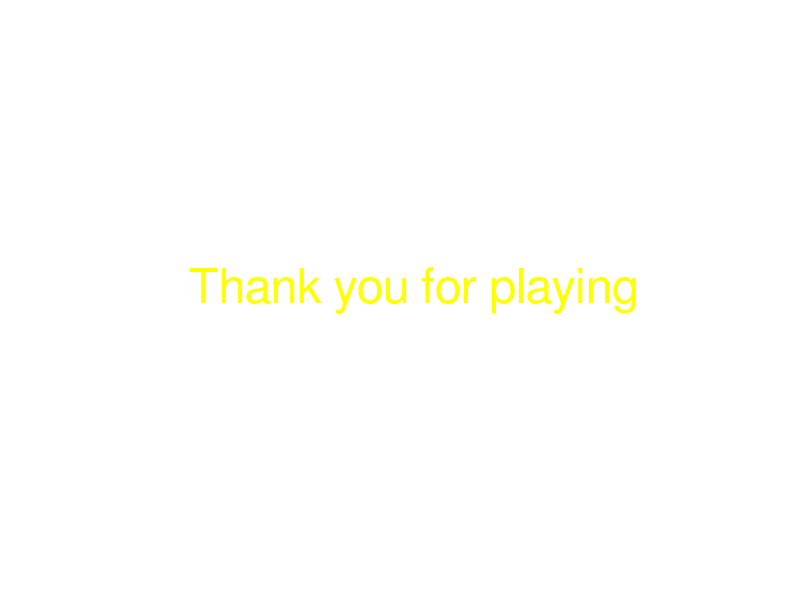

Write MATLAB code to recreate this figure.
function [] = endGame()
    %Create a figure witth black color at point x = 0.5, y = 0.5 with
    %yellow color text and the text is put at the middle of the figure.
    figure('Color','black','Menu','none');
    text(0.5, 0.5,"Thank you for playing",'Rotation',0,'FontSize',35,'Color','y','HorizontalAlignment','Center','VerticalAlignment','Middle');
    axis off; 
end 